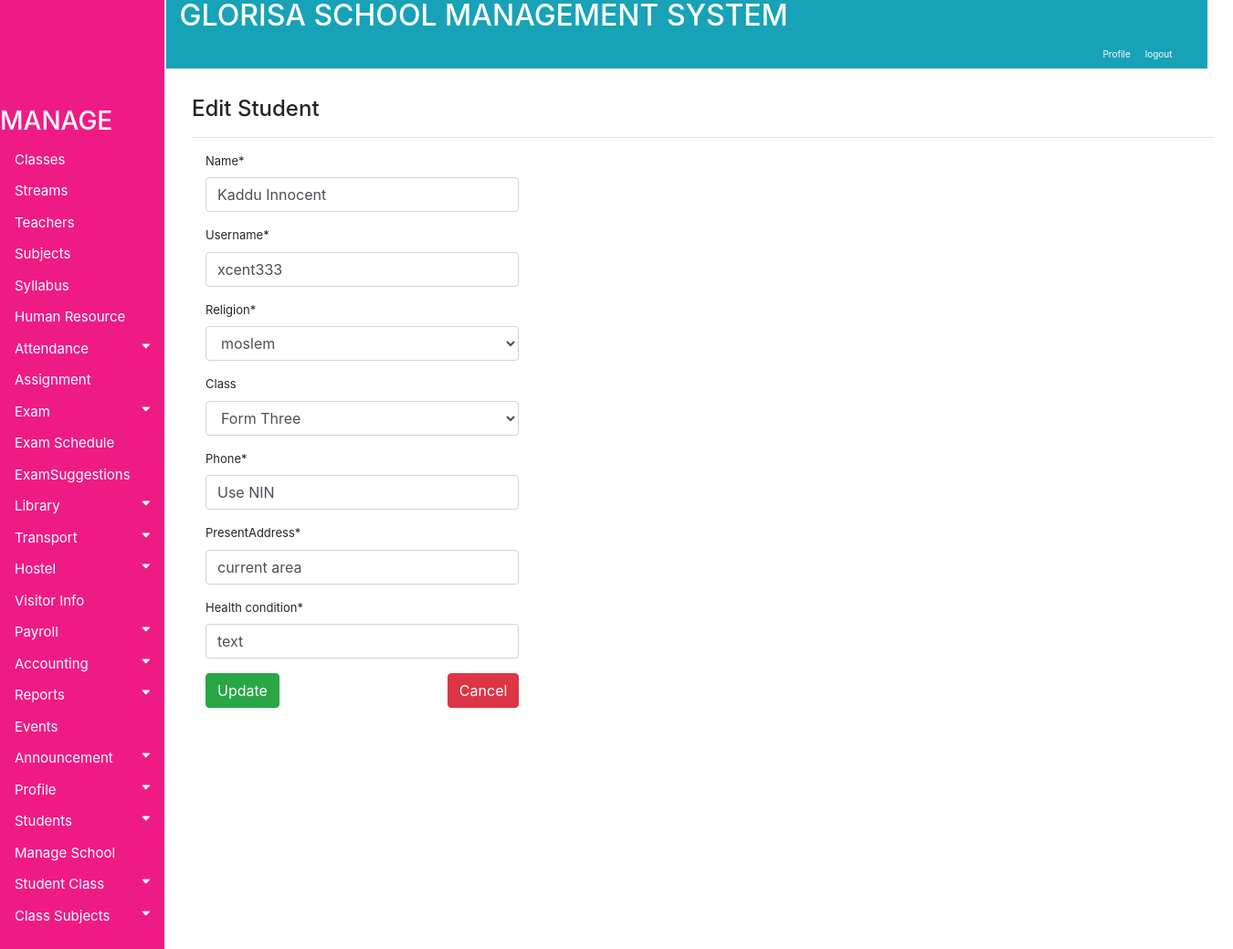
Page /accounts/editstudent/1 on the committed database.
### accounts/models.py (models this page shows, shortened)
class DataStudent(models.Model):
    sex = (('female','female'), ('male','male'))
    reli = (('moslem','moslem'), ('Christian','Christian'),('Others','Others'))
    relation = (('Brother','Brother'), ('Sister','Sister'),('Mother','Mother'),
    ('Father','Father'), ('Uncle','Uncle'),('Auntie','Auntie'))
    school = models.ForeignKey(School, on_delete=models.PROTECT, blank=True, null=True)
    religion = models.CharField(max_length=130, choices=reli, blank=False)
    name = models.CharField(max_length=100)
    username = models.CharField(max_length=100)
    gender = models.CharField(max_length=130, choices=sex, blank=False)
    Class = models.ForeignKey(Classinformation, on_delete=models.PROTECT, blank=True, null=True)
    stream = models.ForeignKey(Sectioninformation, on_delete=models.PROTECT, blank=True, null=True)
    admission_no = models.CharField(max_length=130, default="nypefjhjhd")
    admission_date = models.CharField(max_length=100, default="nyfjhjpd")
    Birth_Date= models.CharField(max_length=100, default="nyfjhjpd")
    Guardian = models.CharField(max_length=130, default="text")
    GuardianRelationshipToStudent = models.CharField(max_length=130, choices=relation, default="text",blank=False)
    phone = models.CharField(max_length=150, default="Use NIN")
    NationaId = models.CharField(max_length=150, default="Use NIN")
    PresentAddress = models.CharField(max_length=100, default="current area")
    PermanentAddress = models.CharField(max_length=100, default="home")
    previous_class = models.CharField(max_length=100, default="home")
    previous_school = models.CharField(max_length=100, default="home")
    FatherName = models.CharField(max_length=100, default="text")
    FatherPhone =  models.CharField(max_length=100, default="text")
    FatherProfession =  models.CharField(max_length=100, default="text")
    FatherDesignation = models.CharField(max_length=100, default="text")
    MotherName = models.CharField(max_length=100, default="text")
    MotherPhone =  models.CharField(max_length=100, default="text")
    MotherProfession =  models.CharField(max_length=100, default="text")
    MotherDesignation = models.CharField(max_length=100, default="text")
    email = models.CharField(max_length=100, default="text")
    health_condition = models.CharField(max_length=100, default="text")
    password = models.CharField(max_length=100, default="text")
    Transfer_Certificate = models.ImageField(upload_to="gallery", default="text")
    Father_Photo = models.ImageField(upload_to="gallery", default="text")
    Student_Photo = models.ImageField(upload_to="gallery", default="text")
    Mother_Photo = models.ImageField(upload_to="gallery", default="text")

### accounts/views/views.py (the view)
# urls.py: url(r'^editstudent/(?P<pk>\d+)', views.editstudent, name="editstudent"),
def editstudent(request, pk):
    item = get_object_or_404(DataStudent, id=pk)
    if request.method == "POST":
        form = EditStudentForm(request.POST, request.FILES, instance=item)
        if form.is_valid():
            form.save()
            return redirect('viewstudents')
    else:
        form = EditStudentForm(instance=item)
        return render(request, 'accounts/Students/editstudent.html', {'form': form})

### accounts/forms.py
class EditStudentForm(forms.ModelForm):
    class Meta:
        model = DataStudent
        fields = ('name','username','religion','Class','phone', 'PresentAddress','health_condition')

### accounts/models.py (called while the page is built)
    def __str__(self):
        return self.ClassName

### accounts/templates/accounts/Students/editstudent.html (shortened to what this page needs)
{% extends 'base.html' %}
{% block body %}
<div class="container" style="margin-left: 200px;font-size: 20px; padding: 0px 10px;">
<br><h4>Edit Student</h4><hr style=" margin-top: 1rem;margin-bottom: 1rem;border: 0; border-top: 1px solid rgba(0, 0, 0, 0.1);"/>
{% load crispy_forms_tags %}
<div class="col-lg-4" style="float:left">
<form method="post" enctype="multipart/form-data">
  {{ form|crispy}}
<a href="{% url 'viewstudents' %}" style="float:right"><button class="btn btn-danger" >Cancel</button></a>
<button type="submit" class="btn btn-success">Update</button>
</div>
</div>
{% endblock %}

### accounts/static/css/style.css (style rules this page uses)
.container { margin-left: 200px;font-size: 10px; padding: 0px 10px; }
.col-lg-4 { font-size: 13px; }
body { font-family: "Lato", sans-serif; }

### rows in the picture
DataStudent: name "Kaddu Innocent", username "xcent333", religion "moslem", Class "Form Three", phone "Use NIN", PresentAddress "current area", health_condition "text"
